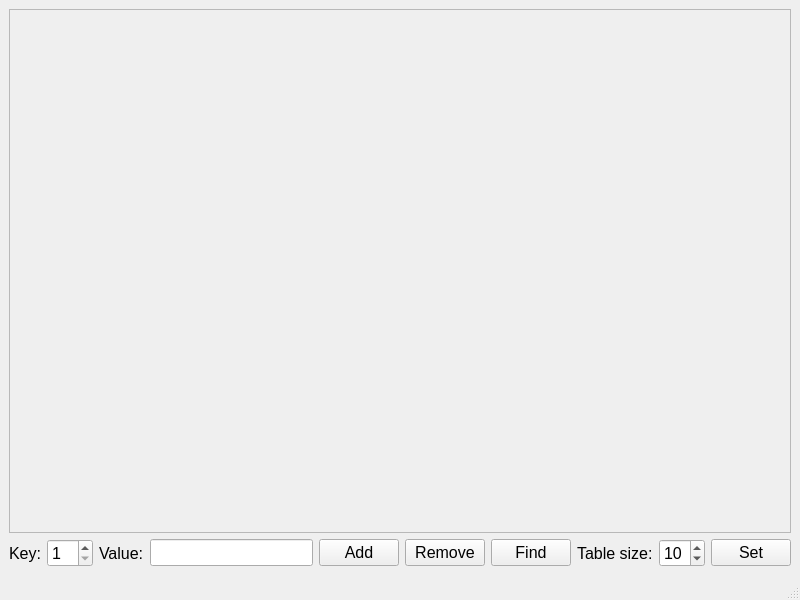
<?xml version="1.0" encoding="UTF-8"?>
<ui version="4.0">
 <class>MainWindow</class>
 <widget class="QMainWindow" name="MainWindow">
  <property name="geometry">
   <rect>
    <x>0</x>
    <y>0</y>
    <width>800</width>
    <height>600</height>
   </rect>
  </property>
  <property name="font">
   <font>
    <pointsize>12</pointsize>
   </font>
  </property>
  <property name="windowTitle">
   <string>MainWindow</string>
  </property>
  <widget class="QWidget" name="centralwidget">
   <layout class="QVBoxLayout" name="verticalLayout">
    <item>
     <widget class="QScrollArea" name="scrollArea">
      <property name="widgetResizable">
       <bool>true</bool>
      </property>
      <widget class="QWidget" name="scrollAreaWidgetContents">
       <property name="geometry">
        <rect>
         <x>0</x>
         <y>0</y>
         <width>774</width>
         <height>480</height>
        </rect>
       </property>
       <layout class="QVBoxLayout" name="verticalLayout_2">
        <item>
         <widget class="HashTableWidget" name="hashTable" native="true"/>
        </item>
       </layout>
      </widget>
     </widget>
    </item>
    <item>
     <layout class="QHBoxLayout" name="horizontalLayout">
      <item>
       <widget class="QLabel" name="label_key">
        <property name="text">
         <string>Key:</string>
        </property>
       </widget>
      </item>
      <item>
       <widget class="QSpinBox" name="spinBox_key">
        <property name="suffix">
         <string/>
        </property>
        <property name="minimum">
         <number>1</number>
        </property>
       </widget>
      </item>
      <item>
       <widget class="QLabel" name="label_value">
        <property name="text">
         <string>Value:</string>
        </property>
       </widget>
      </item>
      <item>
       <widget class="QLineEdit" name="lineEdit_value"/>
      </item>
      <item>
       <widget class="QPushButton" name="pushButton_add">
        <property name="text">
         <string>Add</string>
        </property>
       </widget>
      </item>
      <item>
       <widget class="QPushButton" name="pushButton_remove">
        <property name="text">
         <string>Remove</string>
        </property>
       </widget>
      </item>
      <item>
       <widget class="QPushButton" name="pushButton_find">
        <property name="text">
         <string>Find</string>
        </property>
       </widget>
      </item>
      <item>
       <widget class="QLabel" name="label_tableSize">
        <property name="text">
         <string>Table size:</string>
        </property>
       </widget>
      </item>
      <item>
       <widget class="QSpinBox" name="spinBox_tableSize">
        <property name="suffix">
         <string/>
        </property>
        <property name="minimum">
         <number>1</number>
        </property>
        <property name="value">
         <number>10</number>
        </property>
       </widget>
      </item>
      <item>
       <widget class="QPushButton" name="pushButton_setTableSize">
        <property name="text">
         <string>Set</string>
        </property>
       </widget>
      </item>
     </layout>
    </item>
   </layout>
  </widget>
  <widget class="QMenuBar" name="menubar">
   <property name="geometry">
    <rect>
     <x>0</x>
     <y>0</y>
     <width>800</width>
     <height>24</height>
    </rect>
   </property>
  </widget>
  <widget class="QStatusBar" name="statusbar"/>
 </widget>
 <customwidgets>
  <customwidget>
   <class>HashTableWidget</class>
   <extends>QWidget</extends>
   <header>HashTableWidget.h</header>
   <container>1</container>
  </customwidget>
 </customwidgets>
 <resources/>
 <connections/>
</ui>
